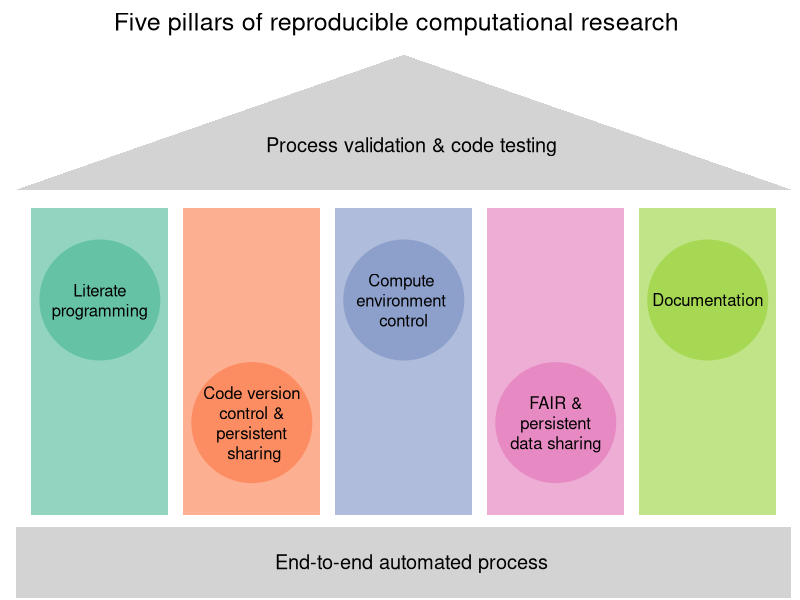
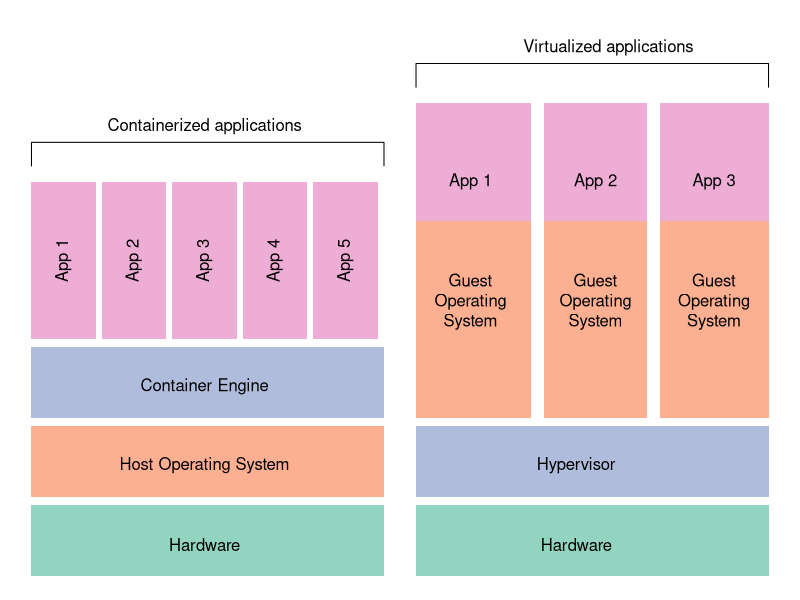

Generate these figures, in order, with R:
## ---- chunk 1

par(mar = c(0.1,0.1,0.1,0.1))

library("RColorBrewer")
cols <- brewer.pal(5, "Set2")
cols2 <- adjustcolor( cols, alpha.f = 0.7)
plot(0,type='n',axes=FALSE,ann=FALSE, xlim=c(0, 9.7), ylim=c(0, 9))
polygon(c(0,1.8,1.8,0),c(1,1,6,6), col=cols2[1], border = NA)
polygon(c(2,3.8,3.8,2),c(1,1,6,6), col=cols2[2], border = NA)
polygon(c(4,5.8,5.8,4),c(1,1,6,6), col=cols2[3], border = NA)
polygon(c(6,7.8,7.8,6),c(1,1,6,6), col=cols2[4], border = NA)
polygon(c(8,9.8,9.8,8),c(1,1,6,6), col=cols2[5], border = NA)
polygon(c(-0.2,10,10,-0.2),c(-0.4,-0.4,0.8,0.8),col="lightgray", border = NA)
polygon(c(-0.2,4.9,10),c(6.3,8.5,6.3),col="lightgray", border = NA)
points( c(0.9,2.9,4.9,6.9,8.9) , c(4.5,2.5,4.5,2.5,4.5), pch=19,cex=16,col=cols )
text(4.8,9,lab="Five pillars of reproducible computational research", cex=1.5)


labs <- c("Literate\nprogramming",
  "Code version\ncontrol &\npersistent\n sharing",
  "Compute \nenvironment \ncontrol",
  "FAIR &\npersistent\ndata sharing",
  "Documentation")

text( c(0.9,2.9,4.9,6.9,8.9) , c(4.5,2.5,4.5,2.5,4.5) , lab=labs)
text( 5 , 0.2 , lab="End-to-end automated process",cex=1.2)
text(5,7,lab="Process validation & code testing",cex=1.2)

## ---- chunk 2

library("RColorBrewer")
par(mar = c(0.1,0.1,0.1,0.1))
cols <- brewer.pal(5, "Set2")
cols2 <- adjustcolor( cols, alpha.f = 0.7)
plot(0,type='n',axes=FALSE,ann=FALSE, xlim=c(0, 11.5), ylim=c(0, 7))

polygon(c(0,5.5,5.5,0),c(0,0,0.9,0.9), col=cols2[1], border = NA)
polygon(c(0,5.5,5.5,0),c(1,1,1.9,1.9), col=cols2[2], border = NA)
polygon(c(0,5.5,5.5,0),c(2,2,2.9,2.9), col=cols2[3], border = NA)

polygon(c(0,1,1,0),c(3,3,5,5), col=cols2[4], border = NA)
polygon(c(1.1,2.1,2.1,1.1),c(3,3,5,5), col=cols2[4], border = NA)
polygon(c(2.2,3.2,3.2,2.2),c(3,3,5,5), col=cols2[4], border = NA)
polygon(c(3.3,4.3,4.3,3.3),c(3,3,5,5), col=cols2[4], border = NA)
polygon(c(4.4,5.4,5.4,4.4),c(3,3,5,5), col=cols2[4], border = NA)

labs1 <- c("Hardware","Host Operating System","Container Engine")
text(c(2.7,2.7,2.7),c(0.4,1.4,2.4),labels=labs1)

labs2 <- c("App 1","App 2","App 3","App 4","App 5")
text(c(0.5,1.6,2.7,3.8,4.9) ,c(4,4,4,4,4), labels=labs2,srt=90)

lines(c(0,0,5.5,5.5),c(5.2,5.5,5.5,5.2)  )
text(2.7,5.7,labels="Containerized applications")

polygon(c(6,11.5,11.5,6),c(0,0,0.9,0.9), col=cols2[1], border = NA)
polygon(c(6,11.5,11.5,6),c(1,1,1.9,1.9), col=cols2[3], border = NA)

labs3 <- c("Hardware","Hypervisor")
text(c(8.5,8.5),c(0.4,1.4),labels=labs3)

polygon(c(6,7.8,7.8,6),c(2,2,4.5,4.5), col=cols2[2], border = NA)
polygon(c(8,9.6,9.6,8),c(2,2,4.5,4.5), col=cols2[2], border = NA)
polygon(c(9.8,11.5,11.5,9.8),c(2,2,4.5,4.5), col=cols2[2], border = NA)

text(c(6.85,8.8,10.65),c(3.5,3.5,3.5),labels="Guest\nOperating\nSystem")

polygon(c(6,7.8,7.8,6),c(4.5,4.5,6,6), col=cols2[4], border = NA)
polygon(c(8,9.6,9.6,8),c(4.5,4.5,6,6), col=cols2[4], border = NA)
polygon(c(9.8,11.5,11.5,9.8),c(4.5,4.5,6,6), col=cols2[4], border = NA)

text(c(6.85,8.8,10.65),c(5,5,5),labels=labs2[1:3])

lines(c(6,6,11.5,11.5),c(6.2,6.5,6.5,6.2)  )
text(9,6.7,labels="Virtualized applications")

